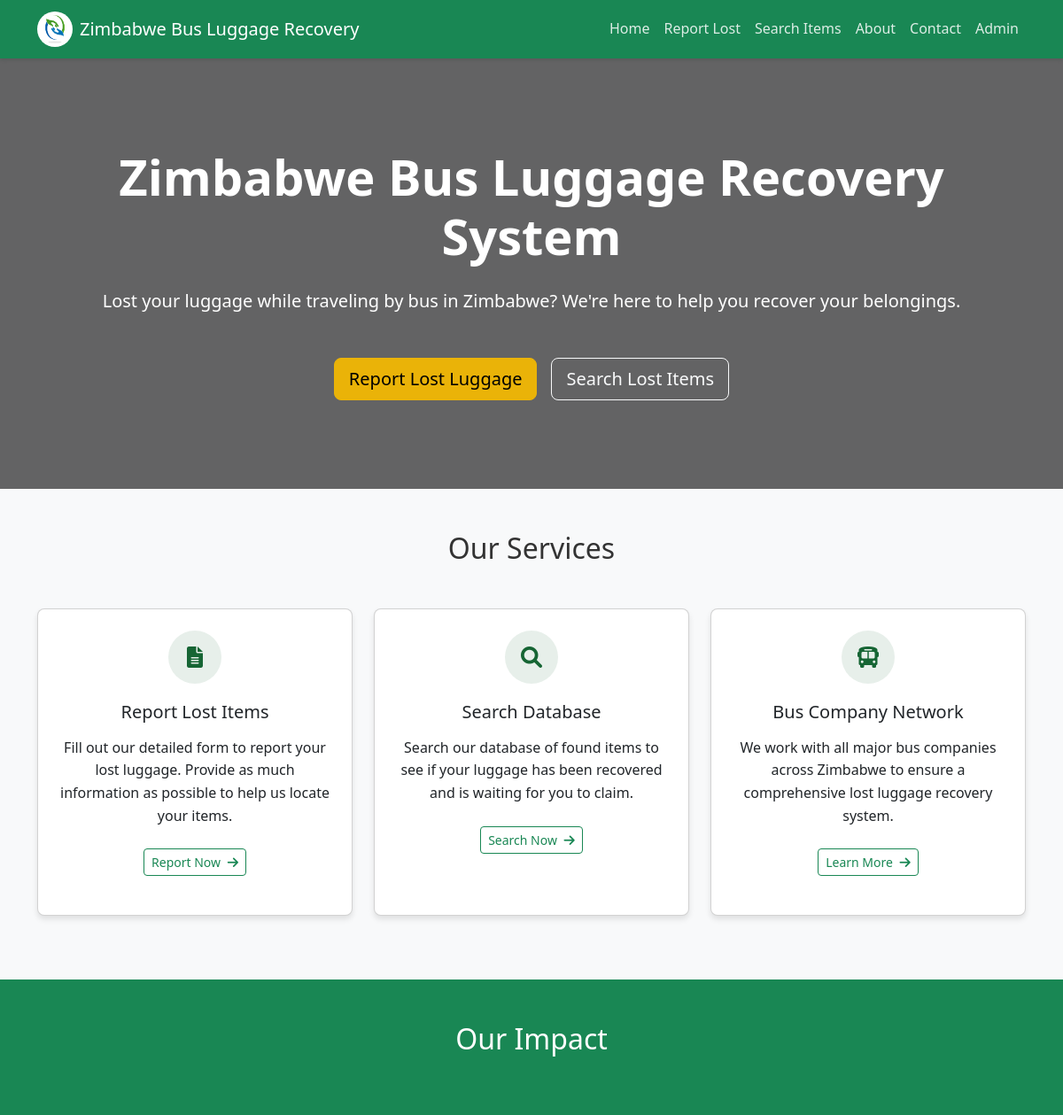
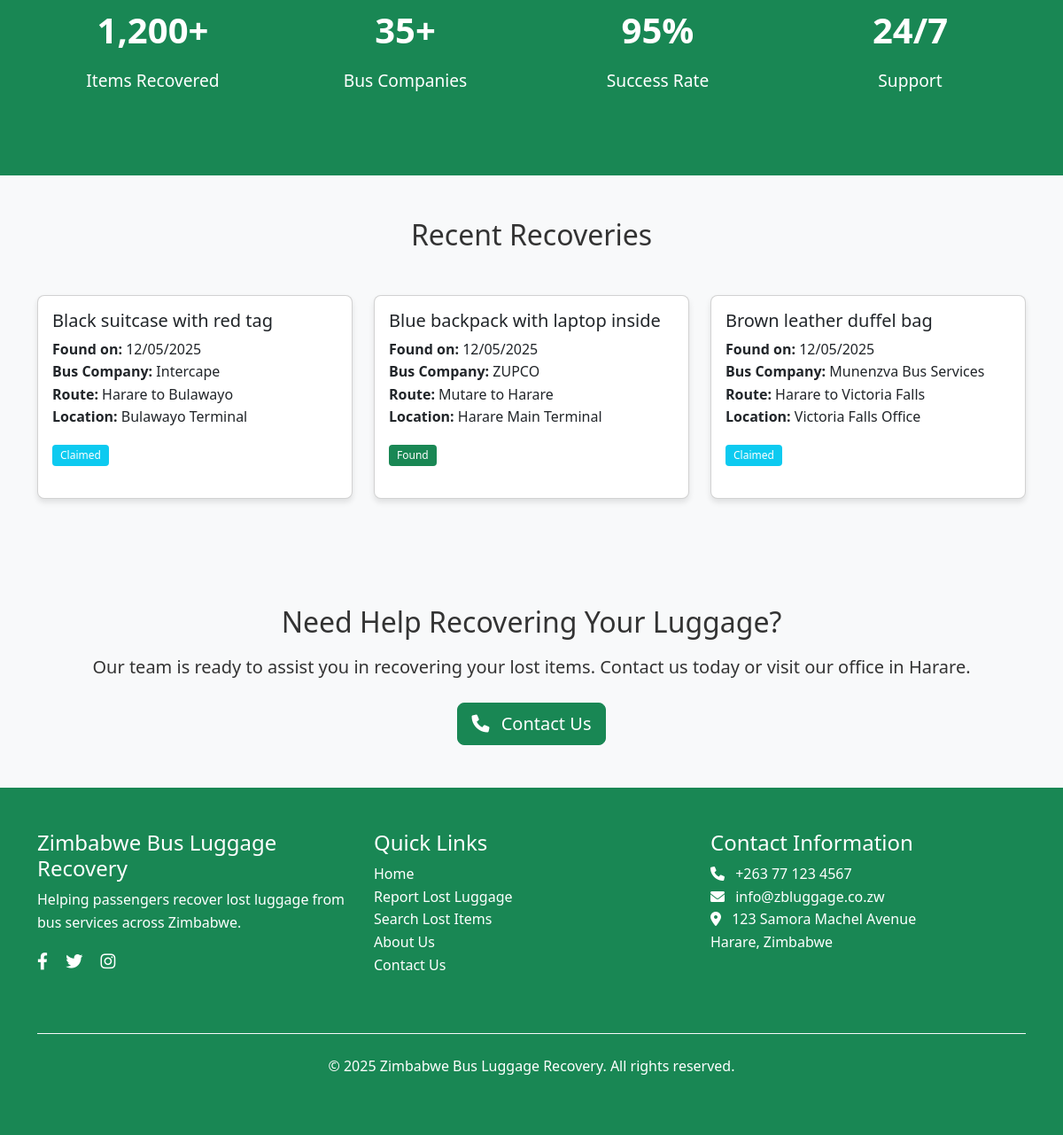
The page / on the database its author committed (2 pictures, top to bottom).
### tables this page shows
CREATE TABLE IF NOT EXISTS `found_items` (
  `id` int NOT NULL AUTO_INCREMENT,
  `date_found` timestamp NULL DEFAULT CURRENT_TIMESTAMP,
  `description` text NOT NULL,
  `bus_company_id` int NOT NULL,
  `route` varchar(255) NOT NULL,
  `location` varchar(255) NOT NULL,
  `status` enum('Found','Claimed') DEFAULT 'Found',
  `claimed_by` varchar(100) DEFAULT NULL,
  `claimer_contact` varchar(50) DEFAULT NULL,
  `claimer_email` varchar(100) DEFAULT NULL,
  `claimer_address` text,
  `claimer_photo` varchar(255) DEFAULT NULL,
  `claimed_date` timestamp NULL DEFAULT NULL,
  PRIMARY KEY (`id`),
  KEY `bus_company_id` (`bus_company_id`)
);

CREATE TABLE IF NOT EXISTS `bus_companies` (
  `id` int NOT NULL AUTO_INCREMENT,
  `name` varchar(100) NOT NULL,
  `created_at` timestamp NULL DEFAULT CURRENT_TIMESTAMP,
  PRIMARY KEY (`id`)
);

### index.php (the view)
<?php include 'includes/header.php'; ?>
<section class="hero" style="background-image: 'url('assets/images/hero-background.jpg');">
    <div class="container hero-content text-center">
        <h1 class="display-4 fw-bold mb-4">Zimbabwe Bus Luggage Recovery System</h1>
        <p class="lead mb-5">Lost your luggage while traveling by bus in Zimbabwe? We're here to help you recover your belongings.</p>
        <div class="d-flex flex-column flex-sm-row justify-content-center gap-3">
            <a href="report.php" class="btn btn-warning btn-lg">Report Lost Luggage</a>
            <a href="search.php" class="btn btn-outline-light btn-lg">Search Lost Items</a>
        </div>
    </div>
</section>
<section class="py-5">
    <div class="container">
        <h2 class="text-center mb-5">Our Services</h2>
        <div class="row">
            <div class="col-md-4 mb-4">
                <div class="card h-100 text-center">
                    <div class="card-body p-4">
                        <div class="card-icon">
                            <i class="fas fa-file-alt"></i>
                        </div>
                        <h3 class="card-title h5 mb-3">Report Lost Items</h3>
                        <p class="card-text mb-4">Fill out our detailed form to report your lost luggage. Provide as much information as possible to help us locate your items.</p>
                        <a href="report.php" class="btn btn-sm btn-outline-success">Report Now <i class="fas fa-arrow-right ms-1"></i></a>
                    </div>
                </div>
            </div>
            <div class="col-md-4 mb-4">
                <div class="card h-100 text-center">
                    <div class="card-body p-4">
                        <div class="card-icon">
                            <i class="fas fa-search"></i>
                        </div>
                        <h3 class="card-title h5 mb-3">Search Database</h3>
                        <p class="card-text mb-4">Search our database of found items to see if your luggage has been recovered and is waiting for you to claim.</p>
                        <a href="search.php" class="btn btn-sm btn-outline-success">Search Now <i class="fas fa-arrow-right ms-1"></i></a>
                    </div>
                </div>
            </div>
            <div class="col-md-4 mb-4">
                <div class="card h-100 text-center">
                    <div class="card-body p-4">
                        <div class="card-icon">
                            <i class="fas fa-bus"></i>
                        </div>
                        <h3 class="card-title h5 mb-3">Bus Company Network</h3>
                        <p class="card-text mb-4">We work with all major bus companies across Zimbabwe to ensure a comprehensive lost luggage recovery system.</p>
                        <a href="about.php" class="btn btn-sm btn-outline-success">Learn More <i class="fas fa-arrow-right ms-1"></i></a>
                    </div>
                </div>
            </div>
        </div>
    </div>
</section>
<section class="py-5 bg-success text-white">
    <div class="container">
        <h2 class="text-center mb-5">Our Impact</h2>
        <div class="row">
            <div class="col-6 col-md-3 mb-4">
                <div class="stat-item">
                    <div class="stat-number">1,200+</div>
                    <div class="stat-label">Items Recovered</div>
                </div>
            </div>
            <div class="col-6 col-md-3 mb-4">
                <div class="stat-item">
                    <div class="stat-number">35+</div>
                    <div class="stat-label">Bus Companies</div>
                </div>
            </div>
            <div class="col-6 col-md-3 mb-4">
                <div class="stat-item">
                    <div class="stat-number">95%</div>
                    <div class="stat-label">Success Rate</div>
                </div>
            </div>
            <div class="col-6 col-md-3 mb-4">
                <div class="stat-item">
                    <div class="stat-number">24/7</div>
                    <div class="stat-label">Support</div>
                </div>
            </div>
        </div>
    </div>
</section>
<section class="py-5">
    <div class="container">
        <h2 class="text-center mb-5">Recent Recoveries</h2>
        <div class="row">
            <?php
            $recent_items = get_recent_found_items($conn, 3);
            if (empty($recent_items)) {
                echo '<div class="col-12 text-center"><p>No recent recoveries to display.</p></div>';
            } else {
                foreach ($recent_items as $item) {
                    echo '
                    <div class="col-md-4 mb-4">
                        <div class="card h-100">
                            <div class="card-body">
                                <h5 class="card-title">' . htmlspecialchars($item['description']) . '</h5>
                                <p class="card-text">
                                    <strong>Found on:</strong> ' . format_date($item['date_found']) . '<br>
                                    <strong>Bus Company:</strong> ' . htmlspecialchars($item['bus_company']) . '<br>
                                    <strong>Route:</strong> ' . htmlspecialchars($item['route']) . '<br>
                                    <strong>Location:</strong> ' . htmlspecialchars($item['location']) . '
                                </p>
                                <div class="mt-3">
                                    ' . get_status_badge($item['status']) . '
                                </div>
                            </div>
                        </div>
                    </div>';
                }
            }
            ?>
        </div>
    </div>
</section>
<section class="py-5 text-center">
    <div class="container">
        <h2 class="mb-3">Need Help Recovering Your Luggage?</h2>
        <p class="lead mb-4">Our team is ready to assist you in recovering your lost items. Contact us today or visit our office in Harare.</p>
        <a href="contact.php" class="btn btn-success btn-lg">
            <i class="fas fa-phone me-2"></i> Contact Us
        </a>
    </div>
</section>
<?php include 'includes/footer.php'; ?>

### functions.php (shortened to what this page needs)
<?php
function get_status_class($status) {
    switch ($status) {
        case 'Found':
            return 'bg-success';
        case 'Claimed':
            return 'bg-info';
    }
}
function get_status_badge($status) {
    $class = get_status_class($status);
    return '<span class="badge ' . $class . '">' . htmlspecialchars($status) . '</span>';
}
function format_date($date) {
    return date("d/m/Y", strtotime($date));
}
function get_recent_found_items($conn, $limit = 5) {
    $sql = "SELECT f.*, b.name as bus_company
            FROM found_items f
            JOIN bus_companies b ON f.bus_company_id = b.id
            ORDER BY f.date_found DESC
            LIMIT ?";
    $stmt = $conn->prepare($sql);
    $stmt->bind_param("i", $limit);
    $stmt->execute();
    $result = $stmt->get_result();
    $items = array();
    if ($result->num_rows > 0) {
        while($row = $result->fetch_assoc()) {
            $items[] = $row;
        }
    }
    return $items;
}
?>

### style.css (style rules this page uses)
:root { --primary-color: #166534; --secondary-color: #eab308; --light-color: #f8f9fa; --dark-color: #212529; --success-color: #16a34a; --danger-color: #dc3545; --warning-color: #ffc107; --info-color: #0dcaf0; }
body { font-family: 'Segoe UI', Tahoma, Geneva, Verdana, sans-serif; line-height: 1.6; color: #333; background-color: #f8f9fa; }
.hero { background-size: cover; background-position: center; background-repeat: no-repeat; color: white; position: relative; padding: 100px 0; }
.hero::before { content: ""; position: absolute; top: 0; left: 0; width: 100%; height: 100%; background-color: rgba(0, 0, 0, 0.6); }
.hero-content { position: relative; z-index: 1; }
.card { border-radius: 8px; overflow: hidden; box-shadow: 0 4px 6px rgba(0, 0, 0, 0.1); transition: transform 0.3s, box-shadow 0.3s; margin-bottom: 20px; }
.card-icon { width: 60px; height: 60px; background-color: rgba(22, 101, 52, 0.1); border-radius: 50%; display: flex; align-items: center; justify-content: center; margin: 0 auto 20px; }
.card-icon i { font-size: 24px; color: var(--primary-color); }
.btn-warning { background-color: var(--secondary-color); border-color: var(--secondary-color); color: #000; }
.badge { padding: 0.5em 0.75em; font-weight: 500; border-radius: 4px; }
.stat-item { text-align: center; padding: 20px; }
.stat-number { font-size: 2.5rem; font-weight: 700; margin-bottom: 10px; }
.stat-label { font-size: 1.2rem; }

### rows shown on the page
found_items: description "Black suitcase with red tag", date_found "12/05/2025", bus_company.name "Intercape", route "Harare to Bulawayo", location "Bulawayo Terminal", status "Claimed"
found_items: description "Blue backpack with laptop inside", date_found "12/05/2025", bus_company.name "ZUPCO", route "Mutare to Harare", location "Harare Main Terminal", status "Found"
found_items: description "Brown leather duffel bag", date_found "12/05/2025", bus_company.name "Munenzva Bus Services", route "Harare to Victoria Falls", location "Victoria Falls Office", status "Claimed"
